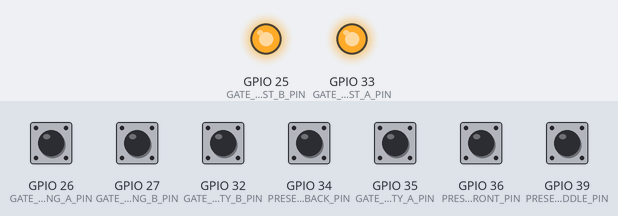
A sketch run on a simulated ESP32. Shown: output pins drawn as LEDs (lit = HIGH). The test bench sets the inputs (shaded band); at power-on: GPIO 26 (GATE_MOVING_A_PIN), GPIO 27 (GATE_MOVING_B_PIN), GPIO 32 (GATE_SAFETY_B_PIN), GPIO 34 (PRESENCE_BACK_PIN), GPIO 35 (GATE_SAFETY_A_PIN), GPIO 36 (PRESENCE_FRONT_PIN), GPIO 39 (PRESENCE_MIDDLE_PIN) HIGH.

Above: at 1.2 s.
1.3 s: GPIO 36 (PRESENCE_FRONT_PIN) pulled LOW for 0.15 s
At 1.37 s:
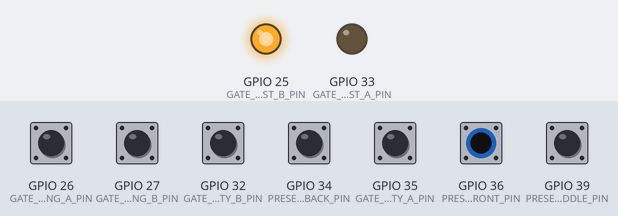
2.9 s: GPIO 39 (PRESENCE_MIDDLE_PIN) pulled LOW for 0.15 s
At 2.97 s:
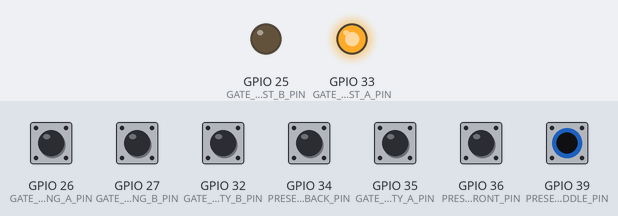
Timing chart, 0 to 5.9 s (numbered marks = the images above; inputs shaded):
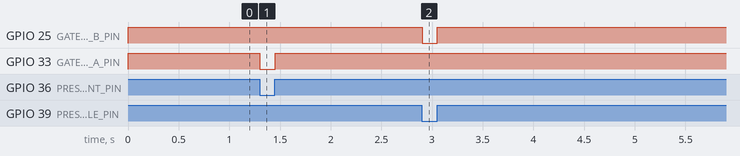

Measured:
- after the input at 1.3 s, GPIO 33 (GATE_REQUEST_A_PIN): HIGH → LOW at once, → HIGH 0.15 s later
- after the input at 2.9 s, GPIO 25 (GATE_REQUEST_B_PIN): HIGH → LOW at once, → HIGH 0.15 s later

The sketch:

Control_unit.ino
```cpp
#define PRESENCE_FRONT_PIN 36
#define PRESENCE_MIDDLE_PIN 39
#define PRESENCE_BACK_PIN 34
#define GATE_SAFETY_A_PIN 35
#define GATE_SAFETY_B_PIN 32
#define GATE_REQUEST_A_PIN 33
#define GATE_REQUEST_B_PIN 25
#define GATE_MOVING_A_PIN 26
#define GATE_MOVING_B_PIN 27

struct IOpins
{
    bool PRESENCE_FRONT=false;
    bool PRESENCE_MIDDLE=false;
    bool PRESENCE_BACK=false;
    bool GATE_SAFETY_A=false;
    bool GATE_SAFETY_B=false;
    bool GATE_REQUEST_A=false;
    bool GATE_REQUEST_B=false;
    bool GATE_MOVING_A=false;
    bool GATE_MOVING_B=false;
};

IOpins ioPins;

void setup() {
  // put your setup code here, to run once:
  Serial.begin(115200);
  pinMode(PRESENCE_FRONT_PIN,INPUT_PULLUP);
  pinMode(PRESENCE_MIDDLE_PIN,INPUT_PULLUP);
  pinMode(PRESENCE_BACK_PIN,INPUT_PULLUP);
  pinMode(GATE_SAFETY_A_PIN, INPUT_PULLUP);
  pinMode(GATE_SAFETY_B_PIN, INPUT_PULLUP);


  pinMode(GATE_REQUEST_A_PIN, OUTPUT);
  pinMode(GATE_REQUEST_B_PIN, OUTPUT);
  pinMode(GATE_MOVING_A_PIN, INPUT_PULLUP);
  pinMode(GATE_MOVING_B_PIN, INPUT_PULLUP);
}
void processPins()
{
  // Read input pins and store in IOpins struct
  ioPins.PRESENCE_FRONT = digitalRead(PRESENCE_FRONT_PIN);
  ioPins.PRESENCE_MIDDLE = digitalRead(PRESENCE_MIDDLE_PIN);
  ioPins.PRESENCE_BACK = digitalRead(PRESENCE_BACK_PIN);
  ioPins.GATE_SAFETY_A = digitalRead(GATE_SAFETY_A_PIN);
  ioPins.GATE_SAFETY_B = digitalRead(GATE_SAFETY_B_PIN);
  ioPins.GATE_MOVING_A = digitalRead(GATE_MOVING_A_PIN);
  ioPins.GATE_MOVING_B = digitalRead(GATE_MOVING_B_PIN);

  // Write output pins based on IOpins struct values
  digitalWrite(GATE_REQUEST_A_PIN, ioPins.GATE_REQUEST_A);
  digitalWrite(GATE_REQUEST_B_PIN, ioPins.GATE_REQUEST_B);
}
void executeLogic()
{
  if (ioPins.PRESENCE_FRONT)
    ioPins.GATE_REQUEST_A=true;
  else
    ioPins.GATE_REQUEST_A=false;
  if (ioPins.PRESENCE_MIDDLE)
    ioPins.GATE_REQUEST_B=true;
  else
    ioPins.GATE_REQUEST_B=false;

}
void loop() {
  // put your main code here, to run repeatedly:
processPins();
executeLogic();
}
```
